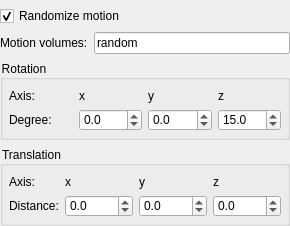
       <widget class="QFrame" name="m_MotionArtifactFrame">
        <property name="enabled">
         <bool>true</bool>
        </property>
        <property name="frameShape">
         <enum>QFrame::NoFrame</enum>
        </property>
        <property name="frameShadow">
         <enum>QFrame::Raised</enum>
        </property>
        <layout class="QGridLayout" name="gridLayout_18">
         <property name="leftMargin">
          <number>0</number>
         </property>
         <property name="topMargin">
          <number>6</number>
         </property>
         <property name="rightMargin">
          <number>0</number>
         </property>
         <property name="bottomMargin">
          <number>0</number>
         </property>
         <property name="horizontalSpacing">
          <number>6</number>
         </property>
         <item row="0" column="0">
          <widget class="QCheckBox" name="m_RandomMotion">
           <property name="toolTip">
            <string>Toggle between random movement and linear movement.</string>
           </property>
           <property name="text">
            <string>Randomize motion</string>
           </property>
           <property name="checked">
            <bool>true</bool>
           </property>
          </widget>
         </item>
         <item row="3" column="0">
          <widget class="QGroupBox" name="m_RotationArtifactFrame">
           <property name="styleSheet">
            <string notr="true">QGroupBox {
  background-color: transparent;
}</string>
           </property>
           <property name="title">
            <string>Rotation</string>
           </property>
           <layout class="QGridLayout" name="gridLayout_19">
            <property name="leftMargin">
             <number>6</number>
            </property>
            <property name="topMargin">
             <number>9</number>
            </property>
            <property name="rightMargin">
             <number>6</number>
            </property>
            <property name="bottomMargin">
             <number>6</number>
            </property>
            <item row="1" column="0">
             <widget class="QLabel" name="m_TensorsToDWIBValueLabel_36">
              <property name="toolTip">
               <string/>
              </property>
              <property name="statusTip">
               <string/>
              </property>
              <property name="whatsThis">
               <string/>
              </property>
              <property name="text">
               <string>Degree:</string>
              </property>
              <property name="wordWrap">
               <bool>false</bool>
              </property>
             </widget>
            </item>
            <item row="0" column="1">
             <widget class="QLabel" name="m_TensorsToDWIBValueLabel_29">
              <property name="toolTip">
               <string/>
              </property>
              <property name="statusTip">
               <string/>
              </property>
              <property name="whatsThis">
               <string/>
              </property>
              <property name="text">
               <string>x</string>
              </property>
              <property name="wordWrap">
               <bool>false</bool>
              </property>
             </widget>
            </item>
            <item row="0" column="0">
             <widget class="QLabel" name="m_TensorsToDWIBValueLabel_28">
              <property name="toolTip">
               <string/>
              </property>
              <property name="statusTip">
               <string/>
              </property>
              <property name="whatsThis">
               <string/>
              </property>
              <property name="text">
               <string>Axis:</string>
              </property>
              <property name="wordWrap">
               <bool>false</bool>
              </property>
             </widget>
            </item>
            <item row="1" column="1">
             <widget class="QDoubleSpinBox" name="m_MaxRotationBoxX">
              <property name="toolTip">
               <string>Maximum rotation around x-axis.</string>
              </property>
              <property name="decimals">
               <number>1</number>
              </property>
              <property name="minimum">
               <double>-360.000000000000000</double>
              </property>
              <property name="maximum">
               <double>360.000000000000000</double>
              </property>
              <property name="singleStep">
               <double>1.000000000000000</double>
              </property>
              <property name="value">
               <double>0.000000000000000</double>
              </property>
             </widget>
            </item>
            <item row="1" column="3">
             <widget class="QDoubleSpinBox" name="m_MaxRotationBoxZ">
              <property name="toolTip">
               <string>Maximum rotation around z-axis.</string>
              </property>
              <property name="decimals">
               <number>1</number>
              </property>
              <property name="minimum">
               <double>-360.000000000000000</double>
              </property>
              <property name="maximum">
               <double>360.000000000000000</double>
              </property>
              <property name="singleStep">
               <double>1.000000000000000</double>
              </property>
              <property name="value">
               <double>15.000000000000000</double>
              </property>
             </widget>
            </item>
            <item row="0" column="2">
             <widget class="QLabel" name="m_TensorsToDWIBValueLabel_30">
              <property name="toolTip">
               <string/>
              </property>
              <property name="statusTip">
               <string/>
              </property>
              <property name="whatsThis">
               <string/>
              </property>
              <property name="text">
               <string>y</string>
              </property>
              <property name="wordWrap">
               <bool>false</bool>
              </property>
             </widget>
            </item>
            <item row="0" column="3">
             <widget class="QLabel" name="m_TensorsToDWIBValueLabel_31">
              <property name="toolTip">
               <string/>
              </property>
              <property name="statusTip">
               <string/>
              </property>
              <property name="whatsThis">
               <string/>
              </property>
              <property name="text">
               <string>z</string>
              </property>
              <property name="wordWrap">
               <bool>false</bool>
              </property>
             </widget>
            </item>
            <item row="1" column="2">
             <widget class="QDoubleSpinBox" name="m_MaxRotationBoxY">
              <property name="toolTip">
               <string>Maximum rotation around y-axis.</string>
              </property>
              <property name="decimals">
               <number>1</number>
              </property>
              <property name="minimum">
               <double>-360.000000000000000</double>
              </property>
              <property name="maximum">
               <double>360.000000000000000</double>
              </property>
              <property name="singleStep">
               <double>1.000000000000000</double>
              </property>
              <property name="value">
               <double>0.000000000000000</double>
              </property>
             </widget>
            </item>
           </layout>
          </widget>
         </item>
         <item row="4" column="0">
          <widget class="QGroupBox" name="m_TranslationArtifactFrame">
           <property name="styleSheet">
            <string notr="true">QGroupBox {
  background-color: transparent;
}</string>
           </property>
           <property name="title">
            <string>Translation</string>
           </property>
           <layout class="QGridLayout" name="gridLayout_28">
            <property name="leftMargin">
             <number>6</number>
            </property>
            <property name="rightMargin">
             <number>6</number>
            </property>
            <property name="bottomMargin">
             <number>6</number>
            </property>
            <item row="1" column="0">
             <widget class="QLabel" name="m_TensorsToDWIBValueLabel_48">
              <property name="toolTip">
               <string/>
              </property>
              <property name="statusTip">
               <string/>
              </property>
              <property name="whatsThis">
               <string/>
              </property>
              <property name="text">
               <string>Distance:</string>
              </property>
              <property name="wordWrap">
               <bool>false</bool>
              </property>
             </widget>
            </item>
            <item row="0" column="1">
             <widget class="QLabel" name="m_TensorsToDWIBValueLabel_51">
              <property name="toolTip">
               <string/>
              </property>
              <property name="statusTip">
               <string/>
              </property>
              <property name="whatsThis">
               <string/>
              </property>
              <property name="text">
               <string>x</string>
              </property>
              <property name="wordWrap">
               <bool>false</bool>
              </property>
             </widget>
            </item>
            <item row="0" column="2">
             <widget class="QLabel" name="m_TensorsToDWIBValueLabel_52">
              <property name="toolTip">
               <string/>
              </property>
              <property name="statusTip">
               <string/>
              </property>
              <property name="whatsThis">
               <string/>
              </property>
              <property name="text">
               <string>y</string>
              </property>
              <property name="wordWrap">
               <bool>false</bool>
              </property>
             </widget>
            </item>
            <item row="0" column="0">
             <widget class="QLabel" name="m_TensorsToDWIBValueLabel_47">
              <property name="toolTip">
               <string/>
              </property>
              <property name="statusTip">
               <string/>
              </property>
              <property name="whatsThis">
               <string/>
              </property>
              <property name="text">
               <string>Axis:</string>
              </property>
              <property name="wordWrap">
               <bool>false</bool>
              </property>
             </widget>
            </item>
            <item row="0" column="3">
             <widget class="QLabel" name="m_TensorsToDWIBValueLabel_53">
              <property name="toolTip">
               <string/>
              </property>
              <property name="statusTip">
               <string/>
              </property>
              <property name="whatsThis">
               <string/>
              </property>
              <property name="text">
               <string>z</string>
              </property>
              <property name="wordWrap">
               <bool>false</bool>
              </property>
             </widget>
            </item>
            <item row="1" column="1">
             <widget class="QDoubleSpinBox" name="m_MaxTranslationBoxX">
              <property name="toolTip">
               <string>Maximum translation along x-axis.</string>
              </property>
              <property name="decimals">
               <number>1</number>
              </property>
              <property name="minimum">
               <double>-1000.000000000000000</double>
              </property>
              <property name="maximum">
               <double>1000.000000000000000</double>
              </property>
              <property name="singleStep">
               <double>1.000000000000000</double>
              </property>
              <property name="value">
               <double>0.000000000000000</double>
              </property>
             </widget>
            </item>
            <item row="1" column="2">
             <widget class="QDoubleSpinBox" name="m_MaxTranslationBoxY">
              <property name="toolTip">
               <string>Maximum translation along y-axis.</string>
              </property>
              <property name="decimals">
               <number>1</number>
              </property>
              <property name="minimum">
               <double>-1000.000000000000000</double>
              </property>
              <property name="maximum">
               <double>1000.000000000000000</double>
              </property>
              <property name="singleStep">
               <double>1.000000000000000</double>
              </property>
              <property name="value">
               <double>0.000000000000000</double>
              </property>
             </widget>
            </item>
            <item row="1" column="3">
             <widget class="QDoubleSpinBox" name="m_MaxTranslationBoxZ">
              <property name="toolTip">
               <string>Maximum translation along z-axis.</string>
              </property>
              <property name="decimals">
               <number>1</number>
              </property>
              <property name="minimum">
               <double>-1000.000000000000000</double>
              </property>
              <property name="maximum">
               <double>1000.000000000000000</double>
              </property>
              <property name="singleStep">
               <double>1.000000000000000</double>
              </property>
              <property name="value">
               <double>0.000000000000000</double>
              </property>
             </widget>
            </item>
           </layout>
          </widget>
         </item>
         <item row="2" column="0">
          <widget class="QFrame" name="frame_7">
           <property name="frameShape">
            <enum>QFrame::NoFrame</enum>
           </property>
           <property name="frameShadow">
            <enum>QFrame::Raised</enum>
           </property>
           <layout class="QGridLayout" name="gridLayout_31">
            <property name="leftMargin">
             <number>0</number>
            </property>
            <property name="topMargin">
             <number>0</number>
            </property>
            <property name="rightMargin">
             <number>0</number>
            </property>
            <property name="bottomMargin">
             <number>0</number>
            </property>
            <item row="0" column="0">
             <widget class="QLabel" name="label_3">
              <property name="text">
               <string>Motion volumes:</string>
              </property>
             </widget>
            </item>
            <item row="0" column="1">
             <widget class="QLineEdit" name="m_MotionVolumesBox">
              <property name="toolTip">
               <string>Type in the volume indices that should be affected by motion (e.g. &quot;0 3 7&quot; whithout quotation marks). Leave blank for motion in all volumes. Type in &quot;random&quot; to randomly select volumes for motion. A list of negative numbers (e.g. -1 -2 -3) excludes volumes (e.g. 1 2 3) selects all remaining volumes.</string>
              </property>
              <property name="text">
               <string>random</string>
              </property>
             </widget>
            </item>
           </layout>
          </widget>
         </item>
        </layout>
       </widget>
